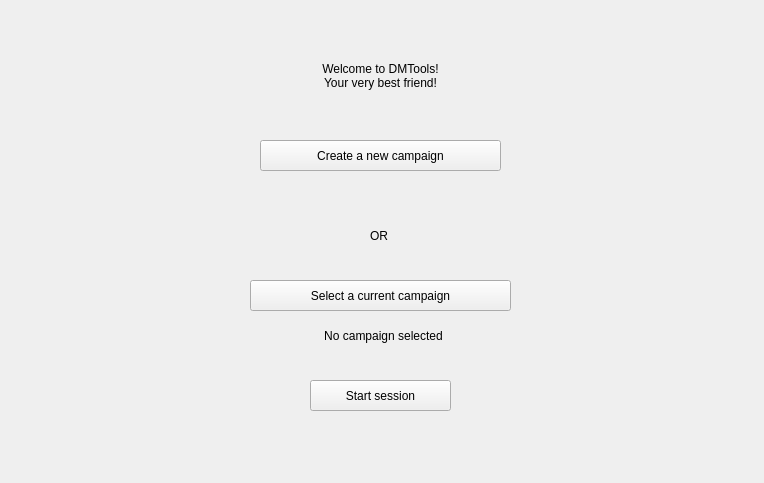
<?xml version="1.0" encoding="UTF-8"?>
<ui version="4.0">
 <class>Form</class>
 <widget class="QWidget" name="Form">
  <property name="geometry">
   <rect>
    <x>0</x>
    <y>0</y>
    <width>764</width>
    <height>483</height>
   </rect>
  </property>
  <property name="windowTitle">
   <string>DMTools</string>
  </property>
  <property name="styleSheet">
   <string notr="true">font: 16pt &quot;Franklin Gothic Medium&quot;;</string>
  </property>
  <widget class="QLabel" name="label">
   <property name="geometry">
    <rect>
     <x>280</x>
     <y>50</y>
     <width>201</width>
     <height>51</height>
    </rect>
   </property>
   <property name="styleSheet">
    <string notr="true"/>
   </property>
   <property name="text">
    <string>Welcome to DMTools!
Your very best friend!</string>
   </property>
   <property name="alignment">
    <set>Qt::AlignCenter</set>
   </property>
  </widget>
  <widget class="QLabel" name="label_2">
   <property name="geometry">
    <rect>
     <x>370</x>
     <y>220</y>
     <width>31</width>
     <height>31</height>
    </rect>
   </property>
   <property name="styleSheet">
    <string notr="true">font: 14pt &quot;Franklin Gothic Medium&quot;;</string>
   </property>
   <property name="text">
    <string>OR</string>
   </property>
  </widget>
  <widget class="QPushButton" name="create_campaign_btn">
   <property name="geometry">
    <rect>
     <x>260</x>
     <y>140</y>
     <width>241</width>
     <height>31</height>
    </rect>
   </property>
   <property name="text">
    <string>Create a new campaign</string>
   </property>
  </widget>
  <widget class="QPushButton" name="select_campaign_btn">
   <property name="geometry">
    <rect>
     <x>250</x>
     <y>280</y>
     <width>261</width>
     <height>31</height>
    </rect>
   </property>
   <property name="text">
    <string>Select a current campaign</string>
   </property>
  </widget>
  <widget class="QLabel" name="label_3">
   <property name="geometry">
    <rect>
     <x>8</x>
     <y>320</y>
     <width>751</width>
     <height>31</height>
    </rect>
   </property>
   <property name="styleSheet">
    <string notr="true">font: 14pt &quot;Franklin Gothic Medium&quot;;</string>
   </property>
   <property name="text">
    <string>No campaign selected</string>
   </property>
   <property name="alignment">
    <set>Qt::AlignCenter</set>
   </property>
  </widget>
  <widget class="QPushButton" name="start_btn">
   <property name="geometry">
    <rect>
     <x>310</x>
     <y>380</y>
     <width>141</width>
     <height>31</height>
    </rect>
   </property>
   <property name="text">
    <string>Start session</string>
   </property>
  </widget>
  <widget class="QLabel" name="label_4">
   <property name="geometry">
    <rect>
     <x>10</x>
     <y>180</y>
     <width>751</width>
     <height>31</height>
    </rect>
   </property>
   <property name="styleSheet">
    <string notr="true">font: 14pt &quot;Franklin Gothic Medium&quot;;</string>
   </property>
   <property name="text">
    <string/>
   </property>
   <property name="alignment">
    <set>Qt::AlignCenter</set>
   </property>
  </widget>
 </widget>
 <resources/>
 <connections/>
</ui>
